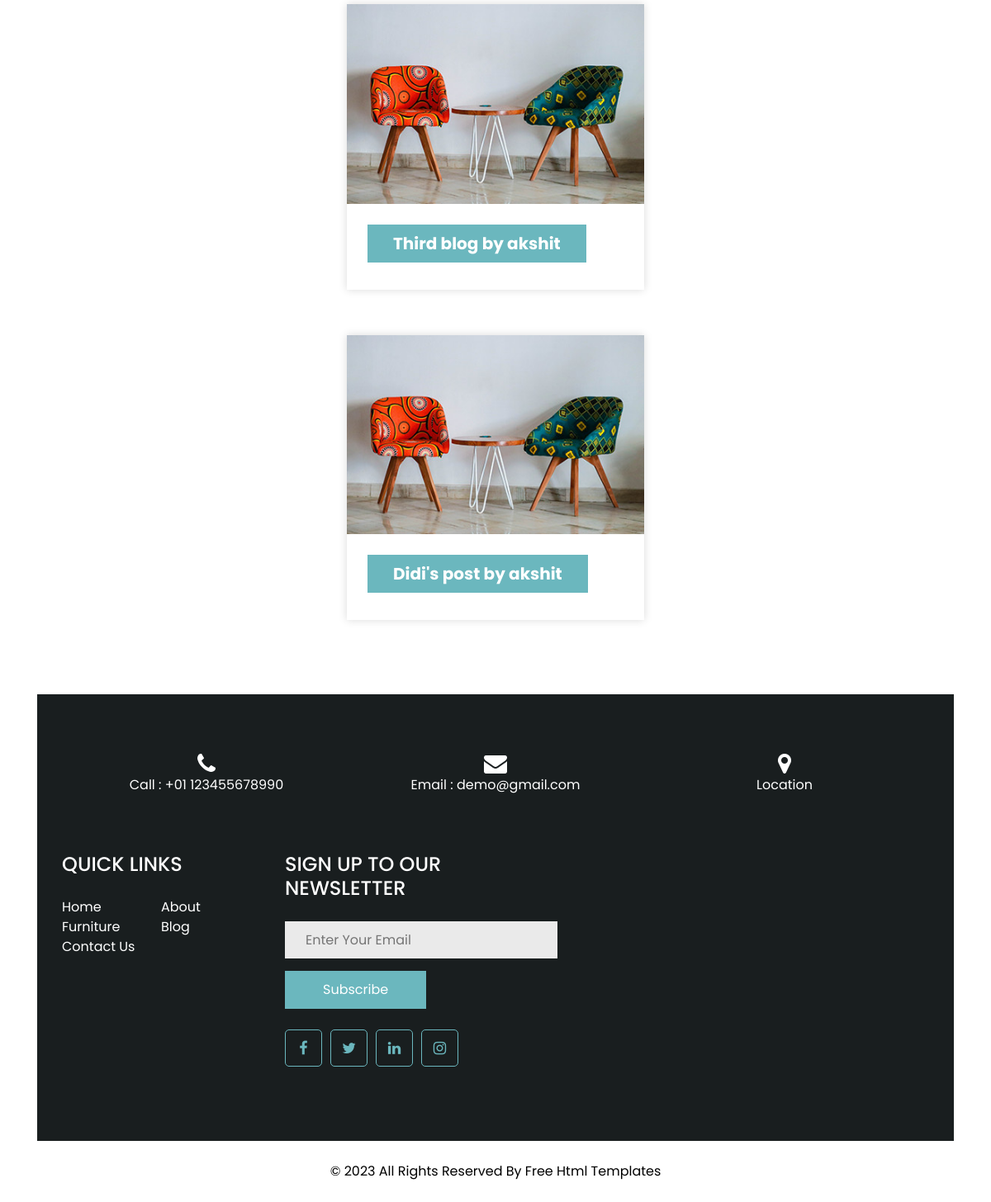
Before: /blog (lower part) with the older database file.
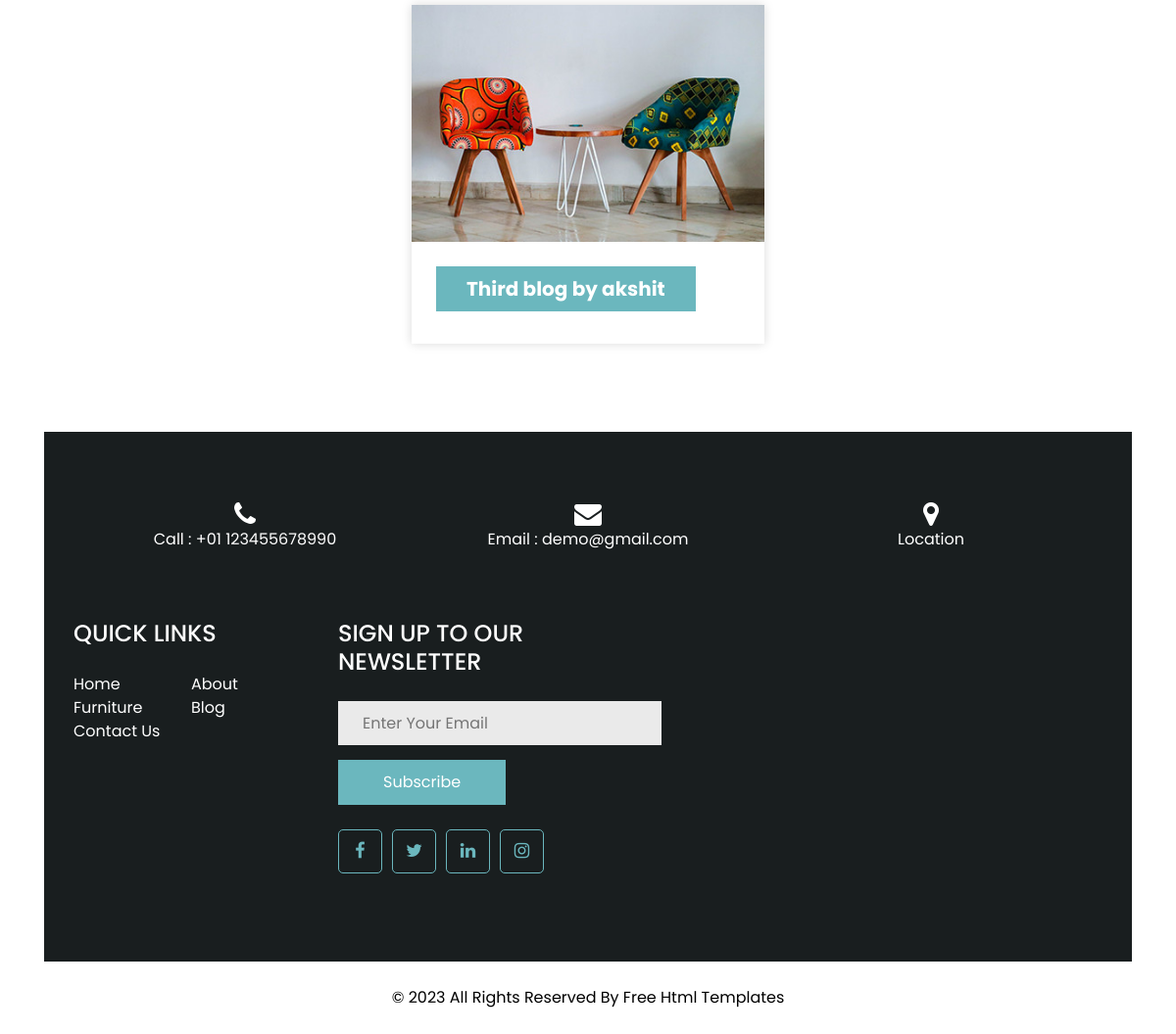
After: the same page with the newer database file.
### blog/models.py (models this page shows, shortened)
class Post(models.Model):
    title = models.CharField(max_length=100)
    author = models.ForeignKey(User, on_delete=models.CASCADE)
    body = models.TextField()

### blog/views.py (the view)
# urls.py: path("blog", Blogview.as_view(), name="blog"),
class Blogview(ListView):
    model = Post
    template_name = 'blog/blog.html'

### templates/blog/blog.html (shortened to what this page needs)
<!DOCTYPE html>
<html>
<head>
  {% load static %}
  <link rel="stylesheet" type="text/css" href="{% static 'css/bootstrap.css' %}" />
  <link href="{% static 'css/font-awesome.min.css' %}" rel="stylesheet" />
  <link href="{% static 'css/style.css' %}" rel="stylesheet" />
  <link href="{% static 'css/responsive.css' %}" rel="stylesheet" />
</head>
<body class="sub_page">
  <section class="blog_section layout_padding">
    <div class="container">
      {% for post in object_list %}
      <div class="row">
        <div class="col-md-6 col-lg-4 mx-auto">
          <div class="box">
            <div class="img-box">
              <img src="{% static 'images/b1.jpg' %}" alt="">
            </div>
            <div class="detail-box">
              <h5><a href="{% url 'article' post.pk %}">
                {{ post.title }} by {{ post.author }}
              </a>
              </h5>
            </div>
          </div>
        </div>
      </div>
      {% endfor %}
    </div>
  </section>
  <section class="info_section long_section">
    <div class="container">
      <div class="contact_nav">
        <a href="">
          <i class="fa fa-phone" aria-hidden="true"></i>
          <span>
            Call : +01 123455678990
          </span>
        </a>
        <a href="">
          <i class="fa fa-envelope" aria-hidden="true"></i>
          <span>
            Email : demo@gmail.com
          </span>
        </a>
        <a href="">
          <i class="fa fa-map-marker" aria-hidden="true"></i>
          <span>
            Location
          </span>
        </a>
      </div>
      <div class="info_top ">
        <div class="row ">
          <div class="col-sm-6 col-md-4 col-lg-3">
            <div class="info_links">
              <h4>
                QUICK LINKS
              </h4>
              <div class="info_links_menu">
                <a class="" href="index.html">Home <span class="sr-only">(current)</span></a>
                <a class="" href="about.html"> About</a>
                <a class="" href="furniture.html">Furniture</a>
                <a class="" href="blog.html">Blog</a>
                <a class="" href="contact.html">Contact Us</a>
              </div>
            </div>
          </div>
          <div class="col-md-4">
            <div class="info_form">
              <h4>
                SIGN UP TO OUR NEWSLETTER
              </h4>
              <form action="">
                <input type="text" placeholder="Enter Your Email" />
                <button type="submit">
                  Subscribe
                </button>
              </form>
              <div class="social_box">
                <a href="">
                  <i class="fa fa-facebook" aria-hidden="true"></i>
                </a>
                <a href="">
                  <i class="fa fa-twitter" aria-hidden="true"></i>
                </a>
                <a href="">
                  <i class="fa fa-linkedin" aria-hidden="true"></i>
                </a>
                <a href="">
                  <i class="fa fa-instagram" aria-hidden="true"></i>
                </a>
              </div>
            </div>
          </div>
        </div>
      </div>
    </div>
  </section>
  <footer class="footer_section">
    <div class="container">
      <p>
        &copy; <span id="displayYear"></span> All Rights Reserved By
        <a href="https://html.design/">Free Html Templates</a>
      </p>
    </div>
  </footer>
</body>
</html>

Changed rows visible on the page:
removed Post: title "Didi's post", author "akshit"
